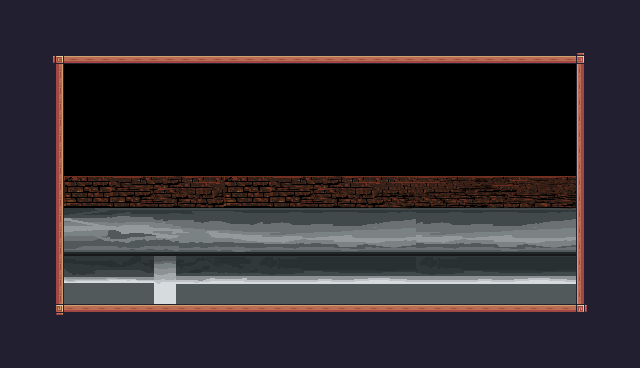

Rendered tile map (Tiled .tmx) drawn with the repository's tilesets; below, a short description and the full map source, tile grids included:
An orthogonal 40x23 tile map with 16x16 px tiles, 1 tile layer (Background), 3 tilesets and 14 objects (3x Objects, 2x Enemy, Player, Door, Ground, ...).

<map version="1.10" tiledversion="1.10.2" orientation="orthogonal" renderorder="right-down" width="40" height="23" tilewidth="16" tileheight="16" infinite="0" nextlayerid="4" nextobjectid="31">
 <tileset firstgid="1" name="Moonshiner" tilewidth="16" tileheight="16" tilecount="242" columns="22">
  <image source="../images/Terrain/Terrain (16x16).png" width="352" height="176" />
 </tileset>
 <tileset firstgid="243" source="Moonshiner2.tsx" />
 <tileset firstgid="485" source="Houses(16x16).tsx" />
 <layer id="1" name="Background" width="40" height="23">
  <properties>
   <property name="BackgroundColor" value="Gray" />
  </properties>
  <data encoding="csv">
24,24,24,24,24,24,24,24,24,24,24,24,24,24,24,24,24,24,24,24,24,24,24,24,24,24,24,24,24,24,24,24,24,24,24,24,24,24,24,24,
24,24,24,24,24,24,24,24,24,24,24,24,24,24,24,24,24,24,24,24,24,24,24,24,24,24,24,24,24,24,24,24,24,24,24,24,24,24,24,24,
24,24,24,24,24,24,24,24,24,24,24,24,24,24,24,24,24,24,24,24,24,24,24,24,24,24,24,24,24,24,24,24,24,24,24,24,24,24,24,24,
24,24,24,92,134,134,134,134,134,134,134,134,134,134,134,134,134,134,134,134,134,134,134,134,134,134,134,134,134,134,134,134,134,134,134,134,93,24,24,24,
24,24,24,113,0,0,0,0,0,0,0,0,0,0,0,0,0,0,0,0,0,0,0,0,0,0,0,0,0,0,0,0,0,0,0,0,111,24,24,24,
24,24,24,113,0,0,0,0,0,0,0,0,0,0,0,0,0,0,0,0,0,0,0,0,0,0,0,0,0,0,0,0,0,0,0,0,111,24,24,24,
24,24,24,113,0,0,0,0,0,0,0,0,0,0,0,0,0,0,0,0,0,0,0,0,0,0,0,0,0,0,0,0,0,0,0,0,111,24,24,24,
24,24,24,113,0,0,0,0,0,0,0,0,0,0,0,0,0,0,0,0,0,0,0,0,0,0,0,0,0,0,0,0,0,0,0,0,111,24,24,24,
24,24,112,113,0,0,0,0,0,0,0,0,0,0,0,0,0,0,0,0,0,0,0,0,0,0,0,0,0,0,0,0,0,0,0,0,111,24,24,24,
24,24,112,113,0,0,0,0,0,0,0,0,0,0,0,0,0,0,0,0,0,0,0,0,0,0,0,0,0,0,0,0,0,0,0,0,111,112,24,24,
24,24,112,113,0,0,0,0,0,0,0,0,0,0,0,0,0,0,0,0,0,0,0,0,0,0,0,0,0,0,0,0,0,0,0,0,111,112,24,24,
24,24,112,113,243,244,245,246,247,248,249,250,251,252,243,244,245,246,247,248,249,250,251,252,253,254,255,256,257,258,259,260,261,262,263,264,111,112,112,24,
24,24,112,113,265,266,267,268,269,270,271,272,273,274,265,266,267,268,269,270,271,272,273,274,275,276,277,278,279,280,281,282,283,284,285,286,111,24,112,24,
24,24,112,113,287,288,289,290,291,292,293,294,295,296,297,298,299,300,301,302,303,304,305,306,307,308,299,300,301,302,303,304,305,306,307,308,111,24,24,24,
24,24,112,113,309,310,311,312,313,314,315,316,317,318,319,320,321,322,323,324,325,326,327,328,329,330,321,322,323,324,325,326,327,328,329,330,111,24,24,24,
24,24,24,113,331,332,333,334,335,336,337,338,339,340,341,342,343,344,345,346,347,348,349,350,351,352,343,344,345,346,347,348,349,350,351,352,111,24,24,24,
24,24,24,113,419,420,421,422,423,424,425,426,427,428,429,430,431,432,433,434,435,436,437,438,439,440,431,432,433,434,435,436,437,438,439,440,111,24,24,24,
24,24,24,113,441,442,443,444,445,446,447,448,449,450,451,452,453,454,455,456,457,458,459,460,461,462,453,454,455,456,457,458,459,460,461,462,111,24,24,24,
24,24,24,113,463,464,465,466,467,468,469,470,471,472,473,474,475,476,477,478,479,480,481,482,483,484,475,476,477,478,479,480,481,482,483,484,111,24,24,24,
24,24,24,114,90,90,90,90,90,90,90,90,90,90,90,90,90,90,90,90,90,90,90,90,90,90,90,90,90,90,90,90,90,90,90,90,115,24,24,24,
24,24,24,24,24,24,24,24,24,24,24,24,24,24,24,24,24,24,24,24,24,24,24,24,112,112,112,112,112,112,112,112,112,112,24,24,24,24,24,24,
24,24,24,24,24,24,24,24,24,24,24,24,24,24,24,24,24,24,24,24,24,24,24,24,24,24,24,24,24,24,24,24,24,24,24,24,24,24,24,24,
24,24,24,24,24,24,24,24,24,24,24,24,24,24,24,24,24,24,24,24,24,24,24,24,24,24,24,24,24,24,24,24,24,24,24,24,24,24,24,24
</data>
 </layer>
 <objectgroup id="2" name="SpawnPoints">
  <object id="5" name="Player" type="Player" x="480" y="224" width="32.1917" height="31.0211" />
  <object id="14" name="Lamp" type="Objects" x="128" y="224" width="32" height="32" />
  <object id="17" name="Paper" type="Objects" x="224" y="224" width="32" height="32" />
  <object id="18" name="Gun" type="Objects" x="64" y="224" width="32" height="32" />
  <object id="26" name="Enemy" type="Enemy" x="320" y="224" width="32" height="32">
   <properties>
    <property name="isVertical" type="bool" value="false" />
    <property name="offPos" type="float" value="8" />
    <property name="offSetN" type="float" value="7" />
   </properties>
  </object>
  <object id="27" name="Enemy" type="Enemy" x="400" y="224" width="32" height="32">
   <properties>
    <property name="isVertical" type="bool" value="false" />
    <property name="offPos" type="float" value="3" />
    <property name="offSetN" type="float" value="4" />
   </properties>
  </object>
  <object id="29" name="Door" type="Door" x="416" y="144" width="48" height="64" />
  <object id="30" x="192" y="-16" />
 </objectgroup>
 <objectgroup id="3" name="Collisions">
  <object id="6" x="48" y="48" width="16" height="272" />
  <object id="7" x="48" y="304" width="544" height="16" />
  <object id="8" x="576" y="48" width="16" height="256" />
  <object id="10" x="48" y="48" width="544" height="16" />
  <object id="11" type="Ground" x="64" y="256" width="512" height="48" />
  <object id="13" type="Walls" x="64" y="176" width="512" height="32" />
 </objectgroup>
</map>
